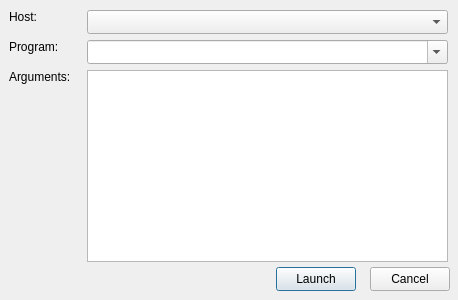
<?xml version="1.0" encoding="UTF-8"?>
<ui version="4.0">
 <class>StartNodeDialog</class>
 <widget class="QDialog" name="StartNodeDialog">
  <property name="windowModality">
   <enum>Qt::ApplicationModal</enum>
  </property>
  <property name="geometry">
   <rect>
    <x>0</x>
    <y>0</y>
    <width>458</width>
    <height>300</height>
   </rect>
  </property>
  <property name="sizePolicy">
   <sizepolicy hsizetype="Fixed" vsizetype="Fixed">
    <horstretch>0</horstretch>
    <verstretch>0</verstretch>
   </sizepolicy>
  </property>
  <property name="minimumSize">
   <size>
    <width>458</width>
    <height>300</height>
   </size>
  </property>
  <property name="maximumSize">
   <size>
    <width>458</width>
    <height>300</height>
   </size>
  </property>
  <property name="windowTitle">
   <string>Start node</string>
  </property>
  <widget class="QLabel" name="lblHost">
   <property name="geometry">
    <rect>
     <x>9</x>
     <y>9</y>
     <width>33</width>
     <height>16</height>
    </rect>
   </property>
   <property name="text">
    <string>Host:</string>
   </property>
  </widget>
  <widget class="QComboBox" name="comboHost">
   <property name="geometry">
    <rect>
     <x>87</x>
     <y>10</y>
     <width>361</width>
     <height>24</height>
    </rect>
   </property>
   <property name="sizePolicy">
    <sizepolicy hsizetype="Expanding" vsizetype="Fixed">
     <horstretch>1</horstretch>
     <verstretch>0</verstretch>
    </sizepolicy>
   </property>
  </widget>
  <widget class="QLabel" name="lblProgram">
   <property name="geometry">
    <rect>
     <x>9</x>
     <y>39</y>
     <width>56</width>
     <height>16</height>
    </rect>
   </property>
   <property name="text">
    <string>Program:</string>
   </property>
  </widget>
  <widget class="QPushButton" name="btnLaunch">
   <property name="geometry">
    <rect>
     <x>276</x>
     <y>267</y>
     <width>80</width>
     <height>24</height>
    </rect>
   </property>
   <property name="text">
    <string>Launch</string>
   </property>
   <property name="default">
    <bool>true</bool>
   </property>
  </widget>
  <widget class="QLabel" name="lblArguments">
   <property name="geometry">
    <rect>
     <x>9</x>
     <y>69</y>
     <width>71</width>
     <height>16</height>
    </rect>
   </property>
   <property name="text">
    <string>Arguments:</string>
   </property>
  </widget>
  <widget class="QTextEdit" name="editArguments">
   <property name="geometry">
    <rect>
     <x>87</x>
     <y>70</y>
     <width>361</width>
     <height>192</height>
    </rect>
   </property>
  </widget>
  <widget class="QComboBox" name="comboProgram">
   <property name="geometry">
    <rect>
     <x>87</x>
     <y>40</y>
     <width>361</width>
     <height>24</height>
    </rect>
   </property>
   <property name="sizePolicy">
    <sizepolicy hsizetype="Expanding" vsizetype="Fixed">
     <horstretch>1</horstretch>
     <verstretch>0</verstretch>
    </sizepolicy>
   </property>
   <property name="editable">
    <bool>true</bool>
   </property>
  </widget>
  <widget class="QPushButton" name="btnCancel">
   <property name="geometry">
    <rect>
     <x>370</x>
     <y>267</y>
     <width>80</width>
     <height>24</height>
    </rect>
   </property>
   <property name="text">
    <string>Cancel</string>
   </property>
  </widget>
 </widget>
 <resources/>
 <connections/>
</ui>
